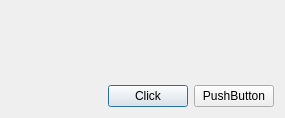
<?xml version="1.0" encoding="UTF-8"?>
<ui version="4.0">
 <class>Dialog</class>
 <widget class="QDialog" name="Dialog">
  <property name="geometry">
   <rect>
    <x>0</x>
    <y>0</y>
    <width>285</width>
    <height>118</height>
   </rect>
  </property>
  <property name="windowTitle">
   <string>Dialog</string>
  </property>
  <layout class="QVBoxLayout" name="verticalLayout">
   <item>
    <spacer name="verticalSpacer">
     <property name="orientation">
      <enum>Qt::Orientation::Vertical</enum>
     </property>
     <property name="sizeHint" stdset="0">
      <size>
       <width>20</width>
       <height>65</height>
      </size>
     </property>
    </spacer>
   </item>
   <item>
    <layout class="QHBoxLayout" name="horizontalLayout">
     <item>
      <spacer name="horizontalSpacer">
       <property name="orientation">
        <enum>Qt::Orientation::Horizontal</enum>
       </property>
       <property name="sizeHint" stdset="0">
        <size>
         <width>40</width>
         <height>20</height>
        </size>
       </property>
      </spacer>
     </item>
     <item>
      <widget class="QPushButton" name="pushButton">
       <property name="text">
        <string>Click</string>
       </property>
      </widget>
     </item>
     <item>
      <widget class="QPushButton" name="pushButton_2">
       <property name="text">
        <string>PushButton</string>
       </property>
      </widget>
     </item>
    </layout>
   </item>
  </layout>
 </widget>
 <resources/>
 <connections/>
</ui>
